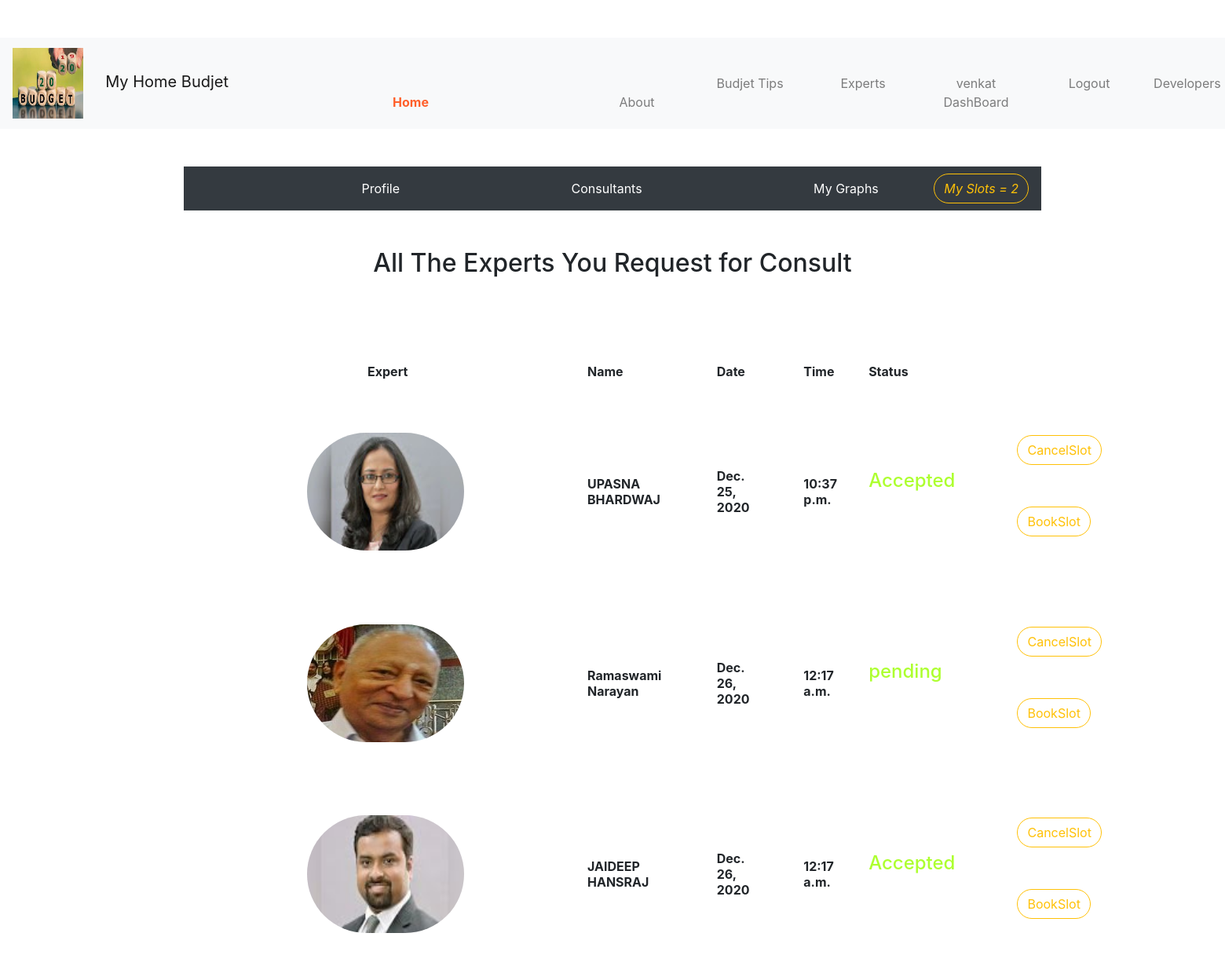
The app's page /conults/ (signed in), older data.
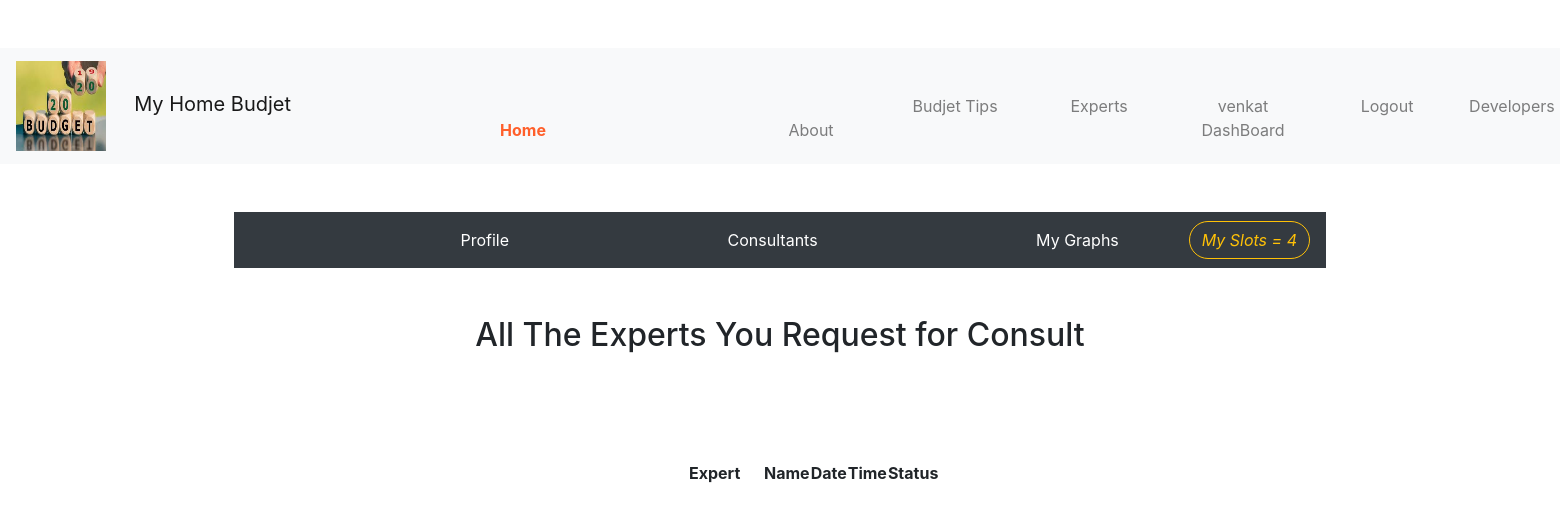
The same page, newer data.
### budjetapp/models.py (models this page shows, shortened)
class Consults(models.Model):
    user = models.ForeignKey(User, on_delete=models.CASCADE, null=True)
    name = models.CharField(max_length=50, null=True)
    exp_image = models.FileField(null=True, upload_to='experts/')
    status=models.CharField(max_length=20,null=True)
    date=models.DateField(auto_now_add=True)
    time=models.TimeField(auto_now_add=True)

### budjetapp/views.py (the view)
# urls.py: path('conults/',views.conults,name='conults'),
@login_required(login_url='login_signup')
def conults(request):
    con=Consults.objects.filter(user=request.user)
    return render(request,'conults.html',{'consults':con})

### templates/conults.html (shortened to what this page needs)
<div align="center">
    {% extends 'user_dashboard.html' %}
    {% block content %}
        <div align="center">
            <h2> All The Experts You Request for Consult</h2>
        <pre>
        </pre>
        <table align="center" border="0">
        <tr>
            <th style="padding-left: 10%">
             Expert<br><br><br>
            </th>
              <th style="padding-left: 20%">
              Name<br><br><br>
            </th>
              <th style="padding-left: 20%">
               Date<br><br><br>
            </th>
              <th style="padding-left: 20%">
               Time<br><br><br>
            </th>
              <th style="padding-left: 20%">
             Status<br><br><br>
            </th>
        </tr>
        {% for consult in consults %}
            <tr>
                <th>
                    <img src="{{ consult.exp_image.url }}" width="200" height="150" style="border-radius: 9.01cm"><br><br><br>
                </th>
                       <th style="padding-left: 20%">
                        {{ consult.name }}<br><br><br>
                       </th>
                        <th style="padding-left: 20%">
                            {{ consult.date }}<br><br><br>
                       </th> <th style="padding-left: 20%">
                         {{ consult.time }} <br> <br>   <br>
                       </th> <th style="padding-left: 20%;color: greenyellow">
                             <h4>{{ consult.status }}</h4><br><br><br>
                       </th>
              </th> <th style="padding-left: 30%;color: greenyellow">
                <h4>&nbsp;&nbsp;&nbsp;&nbsp;&nbsp;&nbsp; <form action="{% url 'cancel_slot' consult.id %}" method="post" >{% csrf_token %}<button type="submit" class="btn btn-outline-warning" style="border-radius: 0.9cm" > CancelSlot</button></form>&nbsp;&nbsp;&nbsp;&nbsp;&nbsp; <form action="{% url 'book_slot' consult.id %}" method="post" >{% csrf_token %}<button type="submit" class="btn btn-outline-warning" style="border-radius: 0.9cm" > BookSlot</button></form></h4><br><br><br>
                       </th>
            </tr>
              {% endfor %}
        </table>
        </div>
    {% endblock %}

### templates/user_dashboard.html (shortened to what this page needs)
{% load static %}
<!doctype html>
<html lang="en">
  <head>
    <link rel="stylesheet" href="https://cdn.jsdelivr.net/npm/bootstrap@4.5.3/dist/css/bootstrap.min.css">
  </head>
  <body  >
  <br><br>
  <div align="center">
      {% include 'navs.html' %}
  </div>
  <br><br>
  <div align="center" style="padding-left: 15%;padding-right: 15%;">
<nav class="navbar navbar-expand-lg navbar-light bg-dark" >
  <div class="collapse navbar-collapse" id="navbarSupportedContent">
    <ul class="navbar-nav mr-auto">
      <li class="nav-item active">
          <a class="nav-link" href="{% url 'user_dashboard' %}"><span style="color: white" >&nbsp;&nbsp;&nbsp;&nbsp;&nbsp;&nbsp;&nbsp;&nbsp;&nbsp;&nbsp;&nbsp;&nbsp;&nbsp;&nbsp;&nbsp;&nbsp;&nbsp;&nbsp;&nbsp;&nbsp;&nbsp;&nbsp;&nbsp;&nbsp;&nbsp;&nbsp;&nbsp;&nbsp;&nbsp;&nbsp;&nbsp;&nbsp;&nbsp;&nbsp;&nbsp;&nbsp;&nbsp;&nbsp;&nbsp;&nbsp;&nbsp;&nbsp;&nbsp;&nbsp;&nbsp;Profile</span> <span class="sr-only">(current)</span></a>
      </li>
                 <li class="nav-item">
        <a class="nav-link" href="{% url 'conults' %}" tabindex="-1" ><span style="color: white"  >&nbsp;&nbsp;&nbsp;&nbsp;&nbsp;&nbsp;&nbsp;&nbsp;&nbsp;&nbsp;&nbsp;&nbsp;&nbsp;&nbsp;&nbsp;&nbsp;&nbsp;&nbsp;&nbsp;&nbsp;&nbsp;&nbsp;&nbsp;&nbsp;&nbsp;&nbsp;&nbsp;&nbsp;&nbsp;&nbsp;&nbsp;&nbsp;&nbsp;&nbsp;&nbsp;&nbsp;&nbsp;&nbsp;&nbsp;&nbsp;&nbsp;&nbsp;&nbsp;&nbsp;&nbsp;Consultants</span></a>
      </li>
       <li class="nav-item">
        <a class="nav-link" href="{% url 'graph' %}" tabindex="-1" ><span style="color: white" >&nbsp;&nbsp;&nbsp;&nbsp;&nbsp;&nbsp;&nbsp;&nbsp;&nbsp;&nbsp;&nbsp;&nbsp;&nbsp;&nbsp;&nbsp;&nbsp;&nbsp;&nbsp;&nbsp;&nbsp;&nbsp;&nbsp;&nbsp;&nbsp;&nbsp;&nbsp;&nbsp;&nbsp;&nbsp;&nbsp;&nbsp;&nbsp;&nbsp;&nbsp;&nbsp;&nbsp;&nbsp;&nbsp;&nbsp;&nbsp;&nbsp;&nbsp;&nbsp;&nbsp;&nbsp;My Graphs</span></a>
      </li>
    </ul>
  </div>
 {% if request.user.is_authenticated %}
      <div class="cart">
          <a href="{% url 'my_slots' %}" ><button id="cartOpen" class="btn btn-outline-warning" style="border-radius: 0.8cm " ><i class="ti-bag">My Slots = {{ request.user.slots_set.count }}</i></button></a>
      </div>
      {% endif %}
</nav>
  </div>
<br><br>
  {% block  content %}{% endblock %}
  </body>
</html>

### templates/navs.html (shortened to what this page needs)
{% load static %}
<!doctype html>
<html lang="en">
  <head>
    <link rel="stylesheet" href="https://cdn.jsdelivr.net/npm/bootstrap@4.5.3/dist/css/bootstrap.min.css">
  </head>
  <body  >
  <div class="c">
<nav class="navbar navbar-expand-lg navbar-light bg-light" >
          <a class="navbar-brand" href="#"><img src="{% static 'budjet 5.jpg' %}" width="90px" height="90px">&nbsp;&nbsp;&nbsp;&nbsp; My Home Budjet </a>
  <div class="collapse navbar-collapse"  class="c" id="navbarSupportedContent">
    <ul class="navbar-nav mr-auto">
      <li class="nav-item active">
          <a class="nav-link" href="{% url 'home' %}"><b style="color: #ff5f2a" >Home</b> </a>
      </li>
   <li class="nav-item">
     <a class="nav-link" href="{% url 'about' %}" tabindex="-1" >About</a>
      </li>
{% if request.user.is_authenticated %}
     <li class="nav-item">
     <a class="nav-link" href="{% url 'experts' %}" tabindex="-1" >Budjet Tips </a>
      </li>
     <li class="nav-item">
     <a class="nav-link" href="{% url 'expert_consultants' %}" tabindex="-1" >Experts </a>
      </li>
                  <li class="nav-item">
       <a class="nav-link" href="{% url 'user_dashboard' %}" tabindex="-1" >{{ request.user.username }}
        <br>
        DashBoard
        </a>
      </li>
                 <li class="nav-item">
       <a class="nav-link" href="{% url 'logout' %}" tabindex="-1" >Logout</a>
      </li>
        {% endif %}
     <li class="nav-item">
     <a class="nav-link" href="" tabindex="-1" >Developers Blog</a>
      </li>
    </ul>
  </div>
</nav>
  </div>
  </body>
</html>

Row changes from the older to the newer data that the page shows:
removed Consults: exp_image (picture), name "UPASNA BHARDWAJ", date "Dec. 25, 2020", time "10:37 p.m.", status "Accepted"
removed Consults: exp_image (picture), name "Ramaswami Narayan", date "Dec. 26, 2020", time "12:17 a.m.", status "pending"
removed Consults: exp_image (picture), name "JAIDEEP HANSRAJ", date "Dec. 26, 2020", time "12:17 a.m.", status "Accepted"
Text that changed along with them:
{{ request.user.slots_set.count }}: "2" → "4"
